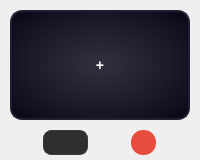
            <widget class="QWidget" name="slot20Widget" native="true">
             <property name="styleSheet">
              <string>QWidget#slot20Widget {
    background: qradialgradient(cx:0.5, cy:0.5, radius:0.8, fx:0.5, fy:0.5, stop:0 #2a2a3a, stop:0.5 #1a1a2a, stop:1 #0a0a1a);
    border: 1px solid #363540;
    border-radius: 8px;
}</string>
             </property>
             <layout class="QVBoxLayout" name="slot20Layout">
              <property name="spacing">
               <number>10</number>
              </property>
              <property name="leftMargin">
               <number>10</number>
              </property>
              <property name="topMargin">
               <number>10</number>
              </property>
              <property name="rightMargin">
               <number>10</number>
              </property>
              <property name="bottomMargin">
               <number>5</number>
              </property>
              <item>
               <widget class="QPushButton" name="slot20">
                <property name="minimumSize">
                 <size>
                  <width>110</width>
                  <height>110</height>
                 </size>
                </property>
                <property name="maximumSize">
                 <size>
                  <width>16777215</width>
                  <height>16777215</height>
                 </size>
                </property>
                <property name="styleSheet">
                 <string>QPushButton {
    background: qradialgradient(cx:0.5, cy:0.5, radius:0.8, fx:0.5, fy:0.5, stop:0 #303040, stop:0.5 #1a1a2a, stop:1 #000010);
    border: 2px solid #202030;
    border-radius: 12px;
    color: white;
    font-size: 14px;
    font-weight: bold;
}
QPushButton:hover {
    border: 1px solid #00ff88;
}
QPushButton:pressed {
    background: qradialgradient(cx:0.5, cy:0.5, radius:0.8, fx:0.5, fy:0.5, stop:0 #101020, stop:0.5 #0a0a1a, stop:1 #000000);
    border-color: #1a1a2a;
}</string>
                </property>
                <property name="text">
                 <string>+</string>
                </property>
                <property name="iconSize">
                 <size>
                  <width>96</width>
                  <height>96</height>
                 </size>
                </property>
                <property name="scaledContents" stdset="0">
                 <bool>true</bool>
                </property>
               </widget>
              </item>
              <item>
               <layout class="QHBoxLayout" name="slot20Controls">
                <property name="leftMargin">
                 <number>0</number>
                </property>
                <property name="topMargin">
                 <number>0</number>
                </property>
                <property name="rightMargin">
                 <number>0</number>
                </property>
                <property name="bottomMargin">
                 <number>0</number>
                </property>
                <item>
                 <widget class="QComboBox" name="slot20Hotkey">
                  <property name="minimumSize">
                   <size>
                    <width>45</width>
                    <height>25</height>
                   </size>
                  </property>
                  <property name="maximumSize">
                   <size>
                    <width>45</width>
                    <height>25</height>
                   </size>
                  </property>
                  <property name="styleSheet">
                   <string>QComboBox {
    background: #2f2f2f;
    border-radius: 8px;
    border: 1px solid #3a3a3a;
    padding: 2px 8px;
    color: white;
}

QComboBox:hover {
    border: 1px solid #00ff88;
}

QComboBox::drop-down {
    border: none;
    width: 18px;
}

QComboBox QAbstractItemView {
    background: #2a2a2a;
    border: 1px solid #00ff88;
    selection-background-color: #00ff88;
    selection-color: #000000;
    color: white;
}

QComboBox QAbstractItemView::item {
    padding: 5px 10px;
}

QComboBox QAbstractItemView::item:selected {
    background: #00ff88;
    color: #000000;
}

QScrollBar:vertical {
    background: #2a2a2a;
    width: 8px;
    border-radius: 4px;
}

QScrollBar::handle:vertical {
    background: #00ff88;
    border-radius: 4px;
    min-height: 20px;
}

QScrollBar::handle:vertical:hover {
    background: #00cc66;
}</string>
                  </property>
                 </widget>
                </item>
                <item>
                 <widget class="QPushButton" name="slot20Delete">
                  <property name="minimumSize">
                   <size>
                    <width>25</width>
                    <height>25</height>
                   </size>
                  </property>
                  <property name="maximumSize">
                   <size>
                    <width>25</width>
                    <height>25</height>
                   </size>
                  </property>
                  <property name="styleSheet">
                   <string>QPushButton {
    background-color: #e74c3c;
    border: none;
    border-radius: 12px;
    color: white;
    font-size: 12px;
    font-weight: bold;
}
QPushButton:hover {
    border: 1px solid #00ff88;
}</string>
                  </property>
                  <property name="text">
                   <string/>
                  </property>
                  <property name="icon">
                   <iconset resource="Soundpack.qrc">
                    <normaloff>:/app/img/app/bin (1).png</normaloff>:/app/img/app/bin (1).png</iconset>
                  </property>
                 </widget>
                </item>
               </layout>
              </item>
             </layout>
            </widget>
